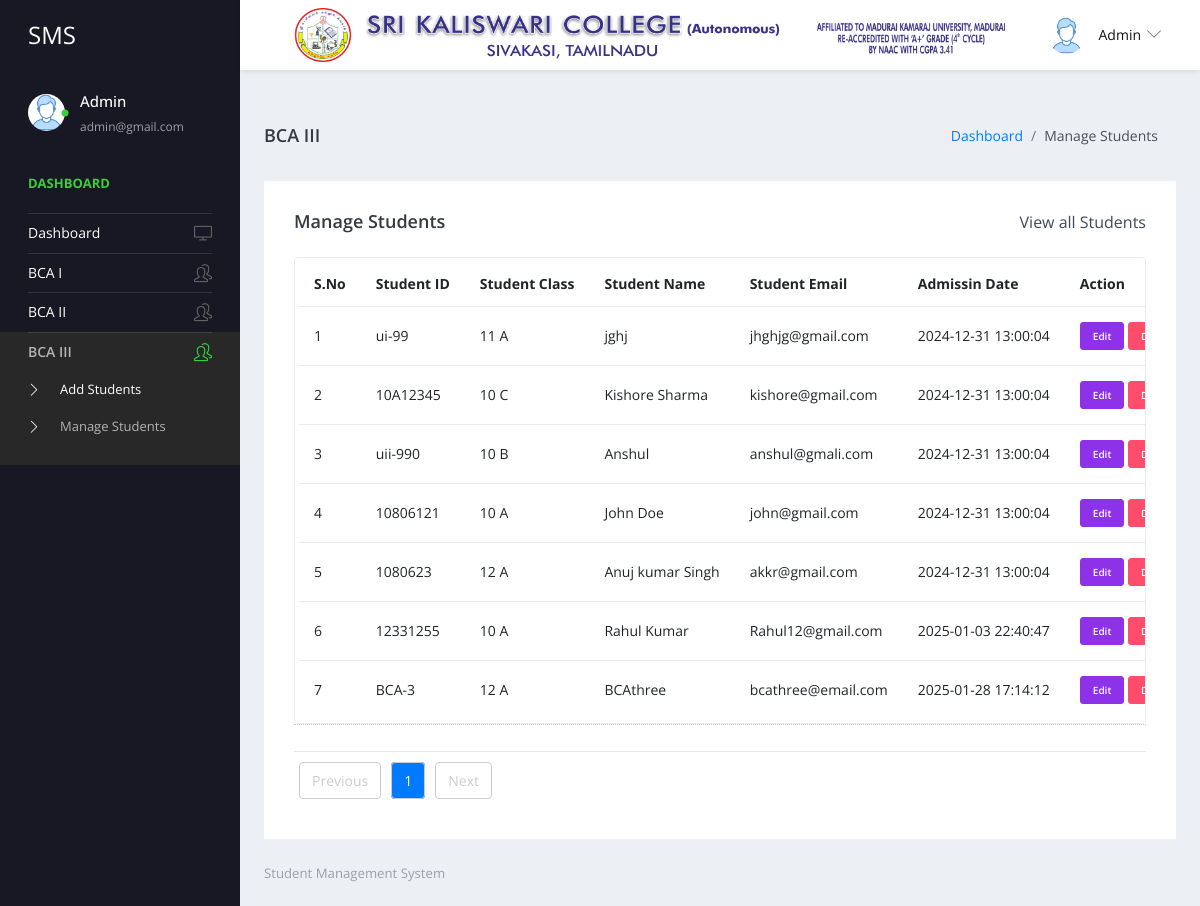
Screenshot of /admin/manage-students-BCA3.php (signed in) with the database file from the repository.
### tables this page shows
CREATE TABLE `tblstudent3` (
  `ID` int(10) NOT NULL,
  `StudentName` varchar(200) DEFAULT NULL,
  `StudentEmail` varchar(200) DEFAULT NULL,
  `StudentClass` varchar(100) DEFAULT NULL,
  `Gender` varchar(50) DEFAULT NULL,
  `DOB` date DEFAULT NULL,
  `StuID` varchar(200) DEFAULT NULL,
  `FatherName` mediumtext DEFAULT NULL,
  `MotherName` mediumtext DEFAULT NULL,
  `ContactNumber` bigint(10) DEFAULT NULL,
  `AltenateNumber` bigint(10) DEFAULT NULL,
  `Address` mediumtext DEFAULT NULL,
  `UserName` varchar(200) DEFAULT NULL,
  `Password` varchar(200) DEFAULT NULL,
  `Image` varchar(200) DEFAULT NULL,
  `DateofAdmission` timestamp NULL DEFAULT current_timestamp()
);

CREATE TABLE `tblclass` (
  `ID` int(5) NOT NULL,
  `ClassName` varchar(50) DEFAULT NULL,
  `Section` varchar(20) DEFAULT NULL,
  `CreationDate` timestamp NULL DEFAULT current_timestamp()
);

### admin/manage-students-BCA3.php (the view, shortened to what this page needs)
<?php
include('includes/dbconnection.php');
if (strlen($_SESSION['sturecmsaid']==0)) {
  header('location:logout.php');
  } else{
?>
<!DOCTYPE html>
<html lang="en">
  <head>
    <link rel="stylesheet" href="vendors/simple-line-icons/css/simple-line-icons.css">
    <link rel="stylesheet" href="vendors/flag-icon-css/css/flag-icon.min.css">
    <link rel="stylesheet" href="vendors/css/vendor.bundle.base.css">
    <link rel="stylesheet" href="./vendors/daterangepicker/daterangepicker.css">
    <link rel="stylesheet" href="./vendors/chartist/chartist.min.css">
    <link rel="stylesheet" href="./css/style.css">
  </head>
  <body>
    <div class="container-scroller">
     <?php include_once('includes/header.php');?>
      <div class="container-fluid page-body-wrapper">
        <?php include_once('includes/sidebar.php');?>
        <div class="main-panel">
          <div class="content-wrapper">
             <div class="page-header">
              <h3 class="page-title"> BCA III </h3>
              <nav aria-label="breadcrumb">
                <ol class="breadcrumb">
                  <li class="breadcrumb-item"><a href="dashboard.php">Dashboard</a></li>
                  <li class="breadcrumb-item active" aria-current="page"> Manage Students</li>
                </ol>
              </nav>
            </div>
            <div class="row">
              <div class="col-md-12 grid-margin stretch-card">
                <div class="card">
                  <div class="card-body">
                    <div class="d-sm-flex align-items-center mb-4">
                      <h4 class="card-title mb-sm-0">Manage Students</h4>
                      <a href="#" class="text-dark ml-auto mb-3 mb-sm-0"> View all Students</a>
                    </div>
                    <div class="table-responsive border rounded p-1">
                      <table class="table">
                        <thead>
                          <tr>
                            <th class="font-weight-bold">S.No</th>
                            <th class="font-weight-bold">Student ID</th>
                            <th class="font-weight-bold">Student Class</th>
                            <th class="font-weight-bold">Student Name</th>
                            <th class="font-weight-bold">Student Email</th>
                            <th class="font-weight-bold">Admissin Date</th>
                            <th class="font-weight-bold">Action</th>
                          </tr>
                        </thead>
                        <tbody>
                           <?php
 if (isset($_GET['page_no']) && $_GET['page_no']!="") {
  $page_no = $_GET['page_no'];
  } else {
    $page_no = 1;
        }
  $total_records_per_page = 10;
    $offset = ($page_no-1) * $total_records_per_page;
  $previous_page = $page_no - 1;
  $next_page = $page_no + 1;
        $ret = "SELECT ID FROM tblstudent3";
$query1 = $dbh -> prepare($ret);
$query1->execute();
$total_records=$query1->rowCount();
  $total_no_of_pages = ceil($total_records / $total_records_per_page);
$sql = "SELECT tblstudent3.StuID, tblstudent3.ID as sid, tblstudent3.StudentName, tblstudent3.StudentEmail, tblstudent3.DateofAdmission, tblclass.ClassName, tblclass.Section
        FROM tblstudent3
        JOIN tblclass ON tblclass.ID = tblstudent3.StudentClass
        LIMIT $offset, $total_records_per_page";
$query = $dbh -> prepare($sql);
$query->execute();
$results=$query->fetchAll(PDO::FETCH_OBJ);
$cnt=1;
if($query->rowCount() > 0)
{
foreach($results as $row)
{               ?>
                          <tr>
                            <td><?php echo htmlentities($cnt);?></td>
                            <td><?php  echo htmlentities($row->StuID);?></td>
                            <td><?php  echo htmlentities($row->ClassName);?> <?php  echo htmlentities($row->Section);?></td>
                            <td><?php  echo htmlentities($row->StudentName);?></td>
                            <td><?php  echo htmlentities($row->StudentEmail);?></td>
                            <td><?php  echo htmlentities($row->DateofAdmission);?></td>
                            <td>
                              <div><a href="edit-student-detail.php?editid=<?php echo htmlentities ($row->sid);?>" class="btn btn-info btn-xs"  target="blank">Edit</a>
                                                 <a href="manage-students-BCA3.php?delid=<?php echo ($row->sid);?>" onclick="return confirm('Do you really want to Delete ?');" class="btn btn-danger btn-xs"> Delete</a></div>
                            </td>
                          </tr><?php $cnt=$cnt+1;}} ?>
                        </tbody>
                      </table>
                    </div>
                    <div align="left">
                      <div style='padding: 10px 20px 0px; border-top: dotted 1px #CCC;'>
</div>
<hr />
<ul class="pagination">
<li <?php if($page_no <= 1){ echo "class='disabled'"; } ?>>
<a <?php if($page_no > 1){ echo "href='?page_no=$previous_page'"; } ?>>Previous</a>
</li>
<?php
if ($total_no_of_pages <= 10){
for ($counter = 1; $counter <= $total_no_of_pages; $counter++){
if ($counter == $page_no) {
echo "<li class='active'><a>$counter</a></li>";
}else{
echo "<li><a href='?page_no=$counter'>$counter</a></li>";
}
}
}
?>
<li <?php if($page_no >= $total_no_of_pages){ echo "class='disabled'"; } ?>>
<a <?php if($page_no < $total_no_of_pages) { echo "href='?page_no=$next_page'"; } ?>>Next</a>
</li>
</ul>
</div>
                  </div>
                </div>
              </div>
            </div>
          </div>
         <?php include_once('includes/footer.php');?>
        </div>
      </div>
    </div>
  </body>
</html><?php }  ?>

### admin/includes/header.php (shortened to what this page needs)
 <nav class="navbar default-layout-navbar col-lg-12 col-12 p-0 fixed-top d-flex flex-row">
        <div class="navbar-brand-wrapper d-flex align-items-center">
          <a class="navbar-brand brand-logo" href="dashboard.php">
            <strong style="color: white;">SMS</strong>
          </a>
        </div><?php
         $aid= $_SESSION['sturecmsaid'];
$sql="SELECT * from tbladmin where ID=:aid";
$query = $dbh -> prepare($sql);
$query->bindParam(':aid',$aid,PDO::PARAM_STR);
$query->execute();
$results=$query->fetchAll(PDO::FETCH_OBJ);
$cnt=1;
if($query->rowCount() > 0)
{
foreach($results as $row)
{               ?>
        <div class="navbar-menu-wrapper d-flex align-items-center flex-grow-1">
  <img src="includes/headerlogo.png"
       srcset="includes/headerlogo.png 1x"
       width="999"
       height="54"
       alt="Sri Kaliswari College – Autonomous Logo"
       class="fusion-standard-logo">
          <ul class="navbar-nav navbar-nav-right ml-auto">
            <li class="nav-item dropdown d-none d-xl-inline-flex user-dropdown">
              <a class="nav-link dropdown-toggle" id="UserDropdown" href="#" data-toggle="dropdown" aria-expanded="false">
                <img class="img-xs rounded-circle ml-2" src="images/faces/face8.jpg" alt="Profile image"> <span class="font-weight-normal"> <?php  echo htmlentities($row->AdminName);?> </span></a>
                <?php $cnt=$cnt+1;}} ?>
            </li>
          </ul>
        </div>
      </nav>

### admin/includes/sidebar.php (shortened to what this page needs)
<nav class="sidebar sidebar-offcanvas" id="sidebar">
          <ul class="nav">
            <li class="nav-item nav-profile">
              <a href="#" class="nav-link">
                <div class="profile-image">
                  <img class="img-xs rounded-circle" src="images/faces/face8.jpg" alt="profile image">
                  <div class="dot-indicator bg-success"></div>
                </div>
                <div class="text-wrapper">
                  <?php
         $aid= $_SESSION['sturecmsaid'];
$sql="SELECT * from tbladmin where ID=:aid";
$query = $dbh -> prepare($sql);
$query->bindParam(':aid',$aid,PDO::PARAM_STR);
$query->execute();
$results=$query->fetchAll(PDO::FETCH_OBJ);
$cnt=1;
if($query->rowCount() > 0)
{
foreach($results as $row)
{               ?>
                  <p class="profile-name"><?php  echo htmlentities($row->AdminName);?></p>
                  <p class="designation"><?php  echo htmlentities($row->Email);?></p><?php $cnt=$cnt+1;}} ?>
                </div>
              </a>
            </li>
            <li class="nav-item nav-category">
              <span class="nav-link">Dashboard</span>
            </li>
            <li class="nav-item">
              <a class="nav-link" href="dashboard.php">
                <span class="menu-title">Dashboard</span>
                <i class="icon-screen-desktop menu-icon"></i>
              </a>
            </li>
            <li class="nav-item">
              <a class="nav-link" data-toggle="collapse" href="#ui-basic" aria-expanded="false" aria-controls="ui-basic">
                <span class="menu-title">BCA I</span>
                <i class="icon-people menu-icon"></i>
              </a>
            </li>
            <li class="nav-item">
              <a class="nav-link" data-toggle="collapse" href="#ui-basic1" aria-expanded="false" aria-controls="ui-basic1">
                <span class="menu-title">BCA II</span>
                <i class="icon-people menu-icon"></i>
              </a>
            </li>
 <li class="nav-item">
              <a class="nav-link" data-toggle="collapse" href="#hw" aria-expanded="false" aria-controls="hw">
                <span class="menu-title">BCA III</span>
                <i class="icon-people menu-icon"></i>
              </a>
              <div class="collapse" id="hw">
                <ul class="nav flex-column sub-menu">
                  <li class="nav-item"> <a class="nav-link" href="add-students-BCA3.php">Add Students</a></li>
                  <li class="nav-item"> <a class="nav-link" href="manage-students-BCA3.php">Manage Students</a></li>
                </ul>
              </div>
            </li>
          </ul>
        </nav>

### rows the page displays
tblstudent3: StuID "ui-99", tblclass.ClassName "11", tblclass.Section "A", StudentName "jghj", StudentEmail "jhghjg@gmail.com", DateofAdmission "2024-12-31 13:00:04"
tblstudent3: StuID "10A12345", tblclass.ClassName "10", tblclass.Section "C", StudentName "Kishore Sharma", StudentEmail "kishore@gmail.com", DateofAdmission "2024-12-31 13:00:04"
tblstudent3: StuID "uii-990", tblclass.ClassName "10", tblclass.Section "B", StudentName "Anshul", StudentEmail "anshul@gmali.com", DateofAdmission "2024-12-31 13:00:04"
tblstudent3: StuID "10806121", tblclass.ClassName "10", tblclass.Section "A", StudentName "John Doe", StudentEmail "john@gmail.com", DateofAdmission "2024-12-31 13:00:04"
tblstudent3: StuID "1080623", tblclass.ClassName "12", tblclass.Section "A", StudentName "Anuj kumar Singh", StudentEmail "akkr@gmail.com", DateofAdmission "2024-12-31 13:00:04"
tblstudent3: StuID "12331255", tblclass.ClassName "10", tblclass.Section "A", StudentName "Rahul Kumar", StudentEmail "Rahul12@gmail.com", DateofAdmission "2025-01-03 22:40:47"
tblstudent3: StuID "BCA-3", tblclass.ClassName "12", tblclass.Section "A", StudentName "BCAthree", StudentEmail "bcathree@email.com", DateofAdmission "2025-01-28 17:14:12"

### other values shown
$row->AdminName "Admin"
$row->Email "admin@gmail.com"
